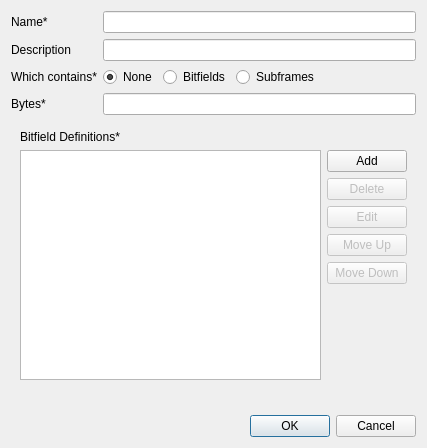
<?xml version="1.0" encoding="UTF-8"?>
<ui version="4.0">
 <class>FieldDefinitionDialog</class>
 <widget class="QDialog" name="FieldDefinitionDialog">
  <property name="geometry">
   <rect>
    <x>0</x>
    <y>0</y>
    <width>427</width>
    <height>448</height>
   </rect>
  </property>
  <property name="windowTitle">
   <string>New Field Definition</string>
  </property>
  <layout class="QVBoxLayout" name="verticalLayout">
   <item>
    <layout class="QFormLayout" name="formLayout">
     <item row="0" column="0">
      <widget class="QLabel" name="nameLabel">
       <property name="text">
        <string>Name*</string>
       </property>
      </widget>
     </item>
     <item row="0" column="1">
      <widget class="QLineEdit" name="nameLineEdit"/>
     </item>
     <item row="1" column="0">
      <widget class="QLabel" name="descriptionLabel">
       <property name="text">
        <string>Description</string>
       </property>
      </widget>
     </item>
     <item row="1" column="1">
      <widget class="QLineEdit" name="descriptionLineEdit"/>
     </item>
     <item row="2" column="0">
      <widget class="QLabel" name="frameTypeLabel">
       <property name="text">
        <string>Which contains*</string>
       </property>
      </widget>
     </item>
     <item row="2" column="1">
      <layout class="QHBoxLayout" name="horizontalLayout_2">
       <item>
        <widget class="QRadioButton" name="commonFieldTypeRadioButton">
         <property name="text">
          <string>None</string>
         </property>
         <property name="checked">
          <bool>true</bool>
         </property>
        </widget>
       </item>
       <item>
        <widget class="QRadioButton" name="bitfieldsFieldTypeRadioButton">
         <property name="text">
          <string>Bitfields</string>
         </property>
        </widget>
       </item>
       <item>
        <widget class="QRadioButton" name="subframesFieldTypeRadioButton">
         <property name="text">
          <string>Subframes</string>
         </property>
        </widget>
       </item>
       <item>
        <spacer name="horizontalSpacer">
         <property name="orientation">
          <enum>Qt::Horizontal</enum>
         </property>
         <property name="sizeHint" stdset="0">
          <size>
           <width>40</width>
           <height>20</height>
          </size>
         </property>
        </spacer>
       </item>
      </layout>
     </item>
     <item row="3" column="1">
      <widget class="QLineEdit" name="bytesLineEdit"/>
     </item>
     <item row="3" column="0">
      <widget class="QLabel" name="bytesLabel">
       <property name="text">
        <string>Bytes*</string>
       </property>
      </widget>
     </item>
    </layout>
   </item>
   <item>
    <widget class="QStackedWidget" name="stackedWidget">
     <property name="currentIndex">
      <number>2</number>
     </property>
     <widget class="QWidget" name="commonFieldTypePage">
      <layout class="QVBoxLayout" name="verticalLayout_5">
       <item>
        <layout class="QFormLayout" name="formLayout_2">
         <item row="0" column="0">
          <widget class="QLabel" name="decoderLabel">
           <property name="text">
            <string>Decoder</string>
           </property>
          </widget>
         </item>
         <item row="0" column="1">
          <widget class="QLineEdit" name="decoderLineEdit"/>
         </item>
         <item row="1" column="0">
          <widget class="QLabel" name="defaultsLabel">
           <property name="text">
            <string>Defaults</string>
           </property>
          </widget>
         </item>
         <item row="1" column="1">
          <widget class="QLineEdit" name="defaultsLineEdit"/>
         </item>
        </layout>
       </item>
      </layout>
     </widget>
     <widget class="QWidget" name="subframeFieldTypePage">
      <layout class="QVBoxLayout" name="verticalLayout_6">
       <item>
        <widget class="QLabel" name="subframesLabel">
         <property name="text">
          <string>Subframes To Be Detected*</string>
         </property>
        </widget>
       </item>
       <item>
        <layout class="QHBoxLayout" name="horizontalLayout_3">
         <item>
          <widget class="QTreeView" name="subframesView">
           <property name="editTriggers">
            <set>QAbstractItemView::NoEditTriggers</set>
           </property>
          </widget>
         </item>
         <item>
          <layout class="QVBoxLayout" name="verticalLayout_4">
           <item>
            <widget class="QPushButton" name="addSubframeButton">
             <property name="text">
              <string>Add</string>
             </property>
            </widget>
           </item>
           <item>
            <widget class="QPushButton" name="deleteSubframeButton">
             <property name="enabled">
              <bool>false</bool>
             </property>
             <property name="text">
              <string>Delete</string>
             </property>
            </widget>
           </item>
           <item>
            <widget class="QPushButton" name="editSubframeButton">
             <property name="enabled">
              <bool>false</bool>
             </property>
             <property name="text">
              <string>Edit</string>
             </property>
            </widget>
           </item>
           <item>
            <widget class="QPushButton" name="moveUpSubframeButton">
             <property name="enabled">
              <bool>false</bool>
             </property>
             <property name="text">
              <string>Move Up</string>
             </property>
            </widget>
           </item>
           <item>
            <widget class="QPushButton" name="moveDownSubframeButton">
             <property name="enabled">
              <bool>false</bool>
             </property>
             <property name="text">
              <string>Move Down</string>
             </property>
            </widget>
           </item>
           <item>
            <spacer name="verticalSpacer_2">
             <property name="orientation">
              <enum>Qt::Vertical</enum>
             </property>
             <property name="sizeHint" stdset="0">
              <size>
               <width>20</width>
               <height>40</height>
              </size>
             </property>
            </spacer>
           </item>
          </layout>
         </item>
        </layout>
       </item>
      </layout>
     </widget>
     <widget class="QWidget" name="bitfieldFieldTypePage">
      <layout class="QVBoxLayout" name="verticalLayout_3">
       <item>
        <widget class="QLabel" name="bitfieldDefinitionsLabel">
         <property name="text">
          <string>Bitfield Definitions*</string>
         </property>
        </widget>
       </item>
       <item>
        <layout class="QHBoxLayout" name="horizontalLayout">
         <item>
          <widget class="QTreeView" name="bitfieldDefinitionsView">
           <property name="editTriggers">
            <set>QAbstractItemView::NoEditTriggers</set>
           </property>
          </widget>
         </item>
         <item>
          <layout class="QVBoxLayout" name="verticalLayout_2">
           <item>
            <widget class="QPushButton" name="addBitfieldButton">
             <property name="text">
              <string>Add</string>
             </property>
            </widget>
           </item>
           <item>
            <widget class="QPushButton" name="deleteBitfieldButton">
             <property name="enabled">
              <bool>false</bool>
             </property>
             <property name="text">
              <string>Delete</string>
             </property>
            </widget>
           </item>
           <item>
            <widget class="QPushButton" name="editBitfieldButton">
             <property name="enabled">
              <bool>false</bool>
             </property>
             <property name="text">
              <string>Edit</string>
             </property>
            </widget>
           </item>
           <item>
            <widget class="QPushButton" name="moveUpBitfieldButton">
             <property name="enabled">
              <bool>false</bool>
             </property>
             <property name="text">
              <string>Move Up</string>
             </property>
            </widget>
           </item>
           <item>
            <widget class="QPushButton" name="moveDownBitfieldButton">
             <property name="enabled">
              <bool>false</bool>
             </property>
             <property name="text">
              <string>Move Down</string>
             </property>
            </widget>
           </item>
           <item>
            <spacer name="verticalSpacer">
             <property name="orientation">
              <enum>Qt::Vertical</enum>
             </property>
             <property name="sizeHint" stdset="0">
              <size>
               <width>20</width>
               <height>40</height>
              </size>
             </property>
            </spacer>
           </item>
          </layout>
         </item>
        </layout>
       </item>
      </layout>
     </widget>
    </widget>
   </item>
   <item>
    <widget class="QLabel" name="errorLabel">
     <property name="text">
      <string/>
     </property>
    </widget>
   </item>
   <item>
    <widget class="QDialogButtonBox" name="buttonBox">
     <property name="standardButtons">
      <set>QDialogButtonBox::Cancel|QDialogButtonBox::Ok</set>
     </property>
    </widget>
   </item>
  </layout>
 </widget>
 <resources/>
 <connections/>
</ui>
